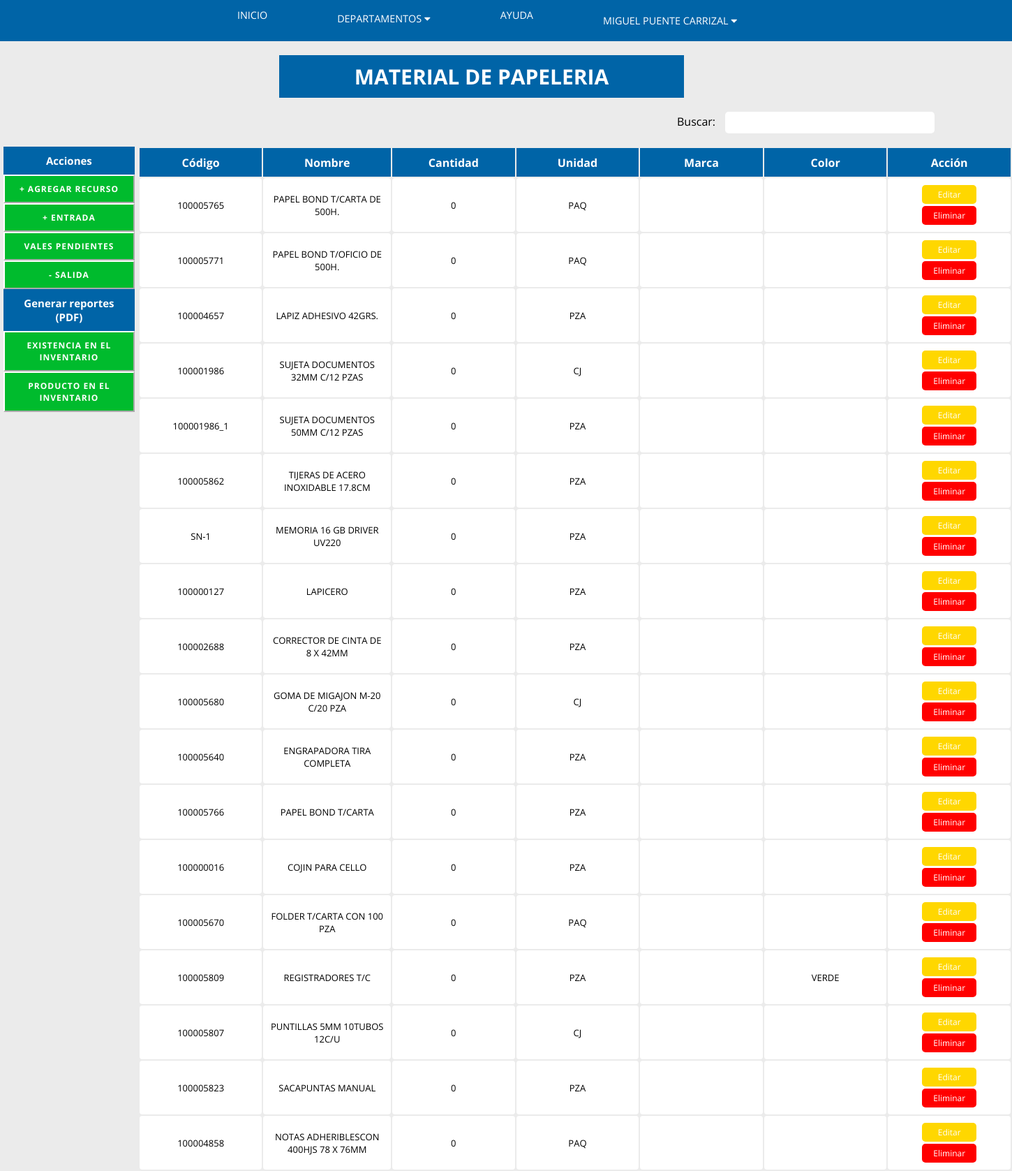
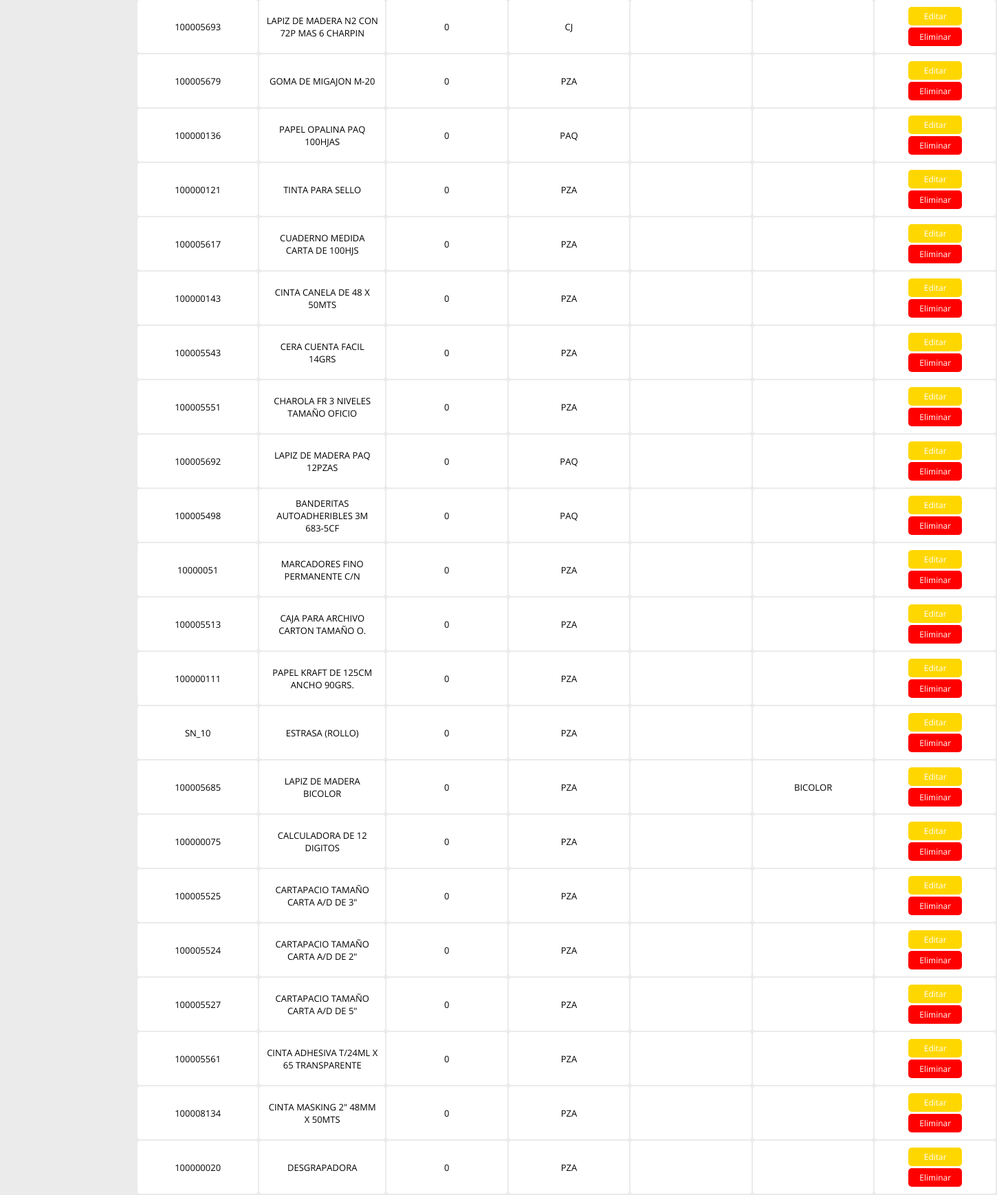
Screenshot of /papeleria/index.php (signed in, upper part) with the database file from the repository (2 pictures, top to bottom).
### tables this page shows
CREATE TABLE `papeleria` (
  `id_papeleria` int(11) NOT NULL,
  `codigo` varchar(20) NOT NULL,
  `nombre` varchar(150) NOT NULL,
  `cantidad` double NOT NULL,
  `unidad` varchar(50) DEFAULT NULL,
  `marca` varchar(50) DEFAULT NULL,
  `color` varchar(50) DEFAULT NULL
);

### papeleria/index.php (the view, shortened to what this page needs)
<!DOCTYPE html>
<html lang="en">
<head>
<link rel="stylesheet" href="ventana.css">
        <link rel="stylesheet" href="../css/style.css">
    <?php include ('../header/header.blade.php');?>
</header>
<body>
    <h1 class="titulo_federal">Material de papeleria</h1>
    <div class="input-group">
        <span class="input-group-addon">Buscar: </span>
        <input id="entradafilter" type="text" class="form-control">
    </div>
    <br>
    <div class="contenedor">
    <?php require '../acciones/menu.php';  menu_acciones('papeleria','id_papeleria');?>
        <div class="tabla">
            <table class="tabla_federal" id="myTable">
            <thead>
            <tr>
                    <th onclick="sortTable(0, 'str')" id="0">Código</th>
                    <th onclick="sortTable(3, 'str')" id="3">Nombre</th>
                    <th onclick="sortTable(4, 'int')" id="4">Cantidad</th>
                    <th onclick="sortTable(5, 'str')" id="5">Unidad</th>
                    <th onclick="sortTable(6, 'str')" id="6">Marca</th>
                    <th onclick="sortTable(7, 'str')" id="7">Color</th>
                    <?php
                    if($_SESSION['tipo']=='admin' || $_SESSION['tipo']=='root'){
                        echo  '<th>Acción</th>';
                    }
                ?>
            </tr>
            </thead>
            <tbody class="contenidobusqueda">
                <?php
                    $conexion=ConectarBD();
                    if(!$conexion){
                        print_mensaje('SQL[01] Ha ocurrido un error al\nintentar conectar con la base de datos...','index.php');
                        }
                        else{
                            $query= 'SELECT * FROM papeleria';
                            $res = mysqli_query($conexion,$query) or
                             die(print_mensaje('SQL[01] Ha ocurrido un error al\nintentar conectar con la base de datos...','index.php'));
                            if($res->num_rows>0){
                                while($fila=$res->fetch_assoc()){
                                    echo '<tr>';
                                    echo '<td>'.$fila['codigo'].' </td>';
                                    echo '<td>'.$fila['nombre'].' </td>';
                                    echo '<td>'.$fila['cantidad'].' </td>';
                                    echo '<td>'.$fila['unidad'].' </td>';
                                    echo '<td>'.$fila['marca'].' </td>';
                                    echo '<td>'.$fila['color'].' </td>';
                                    btn_accion($fila['id_papeleria'],$fila['nombre']);
                                    echo '</tr>';
                                }
                            }
                        }
                ?>
                </tbody>
            </table>
        </div>
    </div>
</body>
    <?php include ('../footer/footer.blade.php');?>
</html>

### acciones/menu.php (shortened to what this page needs)
<?php function menu_acciones($tabla,$id){ ?>
<div class="botones">
            <h3>Acciones</h3>
                <?php
                    if($tabla=='archivo'){
                        echo '<button class="Agregar_usuarios"><a class="a_usuarios" href="agregar.php">Ingreso</a></button>';
                        echo '<button class="Agregar_usuarios"><a class="a_usuarios" href="fondo.php">Fondo</a></button>';
                        echo '<button class="Agregar_usuarios"><a class="a_usuarios" href="admin.php">Administración</a></button>';
                    }
                else{
                    if($_SESSION['tipo']=='admin' || $_SESSION['tipo']=='root'){
                        echo '<button class="Agregar_usuarios"><a class="a_usuarios" href="agregar.php">+ Agregar recurso</a></button>';
                    }
                }
                ?>
            <?php
            if($tabla!="archivo"){
            if ($tabla=="proyecto_federal" || $tabla=="papeleria" || $tabla=='recurso_estado' || $tabla='limpieza'){
                ?>
                <a href="../acciones/vale_entrada.php?x=<?php echo $tabla.'&y='. $id?>"><button id="btn-abrir-popup" class="entrada_federal">+ Entrada</button></a>
                <a href="../acciones/pendiente.php?x=<?php echo $tabla.'&y='. $id?>"><button id="btn-abrir-popup" class="entrada_federal">Vales pendientes</button></a>
                <?php
            }else{
            ?>
            <button id="btn-abrir-popup" class="entrada_federal" onclick="abrir_entrada()">+ Entrada</a></button>
            <?php
                }
            ?>
            <button id="btn-salida-popup" class="salida_federal" onclick="abrir_salida()">- Salida</a></button>
                <?php }
                ?>
            <h3>Generar reportes (PDF)</h3>
            <button class="reporte_federal">
                <a target="_blank" href="/icoepris/Reporte/Inventario/index.php?x=<?php echo $tabla?>" class="hiper">Existencia en el inventario</a>
            </button>
            <button class="reporte_federal" id="btn-producto-popup" onclick="abrir_pdf()"> Producto en el Inventario</button>
        </div>
<?php }
function btn_accion($id_name,$nombre){
    if($_SESSION['tipo']=='admin' || $_SESSION['tipo']=='root'){
        echo '<td>';
        echo '<button class="editar"><a href="editar.php?x='.$id_name.'">Editar</a></button><br>
        <button onclick="eliminar('.$id_name.',\''.$nombre.'\',\'index.php\')" class="eliminar">Eliminar</button></td>';
    }
}
?>

### css/style.css (style rules this page uses)
body { background-color: rgb(235, 235, 235); width: 100%; margin: auto; font-family: 'Roboto', sans-serif; }
.tabla_federal { background-color: transparent; width: 100%; }
.input-group { margin-left: 70%; }
.form-control { width: 80%; height: 10%; border-color: black; }
h3 { width: 100%; background-color: rgb(0, 100, 167); border-color: thistle; color: #FFFFFF; font-size: 100%; padding: 1%; }
td { width: 10%; border:solid 10px transparent; border-radius: 4px; background-color: #FFFFFF; font-size: 80%; }
th { background-color: rgb(0, 100, 167); cursor: pointer; color: #FFFFFF; padding: 1%; width: 10%; }
.contenedor { display: flex; text-align: center; }
.botones { width: 15%; margin: 0px 5px; border-radius: 10px; }
.botones button { background-color: #00bb2d; }
.tabla { width: 100%; }
a { text-decoration: none; color: #000000; cursor: pointer; }
button a { color: #FFFFFF; }
.reporte_federal { background-color: #00bb2d; font-size: 80%; padding: 2%; color: #FFFFFF; width: 100%; border-color: #FFFFFF; font-weight: bold; letter-spacing: 1px; text-transform: uppercase; }
.Agregar_usuarios { background-color: #00bb2d; font-size: 80%; padding: 6%; color: #FFFFFF; border-color: #FFFFFF; width: 100%; font-weight: bold; letter-spacing: 1px; text-transform: uppercase; }
.titulo_federal { background-color: rgb(0, 100, 167); padding: 1%; color: #FFFFFF; font-size: 180%; margin: 2% 28%; text-align: center; text-transform: uppercase; width: 40%; }
.eliminar { background-color: red; font-size: 90%; border-radius: 5px; padding: 1%; color: #FFFFFF; border-color: transparent; width: 50%; }
.eliminar a, .editar a { width: 100%; }
.editar { background-color: #ffd700; font-size: 90%; border-radius: 5px; padding: 1%; border-color: transparent; margin-bottom: 3px; width: 50%; }
.entrada_federal { background-color: #00bb2d; font-size: 80%; padding: 5%; color: #FFFFFF; border-color: #FFFFFF; width: 100%; font-weight: bold; letter-spacing: 1px; text-transform: uppercase; }
.salida_federal { background-color: #00bb2d; font-size: 80%; padding: 5%; color: #FFFFFF; border-color: #FFFFFF; width: 100%; font-weight: bold; letter-spacing: 1px; text-transform: uppercase; }
input { border: 2px solid #000000; font-size: 80%; height: 12%; width: 70%; padding: 1% 3%; transition: .3s ease all; border-radius: 5px; }

### header/style.css (style rules this page uses)
* { margin: 0; padding: 0; box-sizing: border-box; font-family: 'Open Sans', sans-serif; }

### footer/style.css (style rules this page uses)
* { margin: 0; padding: 0; font-family: 'Open Sans', sans-serif; }
.contenido1_footer,h1 { font-size: 75%; }

### rows the page displays
papeleria: codigo "100005765", nombre "PAPEL BOND T/CARTA DE 500H.", cantidad "0", unidad "PAQ"
papeleria: codigo "100005771", nombre "PAPEL BOND T/OFICIO DE 500H.", cantidad "0", unidad "PAQ"
papeleria: codigo "100004657", nombre "LAPIZ ADHESIVO 42GRS.", cantidad "0", unidad "PZA"
papeleria: codigo "100001986", nombre "SUJETA DOCUMENTOS 32MM C/12 PZAS", cantidad "0", unidad "CJ"
papeleria: codigo "100001986_1", nombre "SUJETA DOCUMENTOS 50MM C/12 PZAS", cantidad "0", unidad "PZA"
papeleria: codigo "100005862", nombre "TIJERAS DE ACERO INOXIDABLE 17.8CM", cantidad "0", unidad "PZA"
papeleria: codigo "SN-1", nombre "MEMORIA 16 GB DRIVER UV220", cantidad "0", unidad "PZA"
papeleria: codigo "100000127", nombre "LAPICERO", cantidad "0", unidad "PZA"
papeleria: codigo "100002688", nombre "CORRECTOR DE CINTA DE 8 X 42MM", cantidad "0", unidad "PZA"
papeleria: codigo "100005680", nombre "GOMA DE MIGAJON M-20 C/20 PZA", cantidad "0", unidad "CJ"
papeleria: codigo "100005640", nombre "ENGRAPADORA TIRA COMPLETA", cantidad "0", unidad "PZA"
papeleria: codigo "100005766", nombre "PAPEL BOND T/CARTA", cantidad "0", unidad "PZA"
papeleria: codigo "100000016", nombre "COJIN PARA CELLO", cantidad "0", unidad "PZA"
papeleria: codigo "100005670", nombre "FOLDER T/CARTA CON 100 PZA", cantidad "0", unidad "PAQ"
papeleria: codigo "100005809", nombre "REGISTRADORES T/C", cantidad "0", unidad "PZA", color "VERDE"
papeleria: codigo "100005807", nombre "PUNTILLAS 5MM 10TUBOS 12C/U", cantidad "0", unidad "CJ"
papeleria: codigo "100005823", nombre "SACAPUNTAS MANUAL", cantidad "0", unidad "PZA"
papeleria: codigo "100004858", nombre "NOTAS ADHERIBLESCON 400HJS 78 X 76MM", cantidad "0", unidad "PAQ"
papeleria: codigo "100005693", nombre "LAPIZ DE MADERA N2 CON 72P MAS 6 CHARPIN", cantidad "0", unidad "CJ"
papeleria: codigo "100005679", nombre "GOMA DE MIGAJON M-20", cantidad "0", unidad "PZA"
papeleria: codigo "100000136", nombre "PAPEL OPALINA PAQ 100HJAS", cantidad "0", unidad "PAQ"
papeleria: codigo "100000121", nombre "TINTA PARA SELLO", cantidad "0", unidad "PZA"
papeleria: codigo "100005617", nombre "CUADERNO MEDIDA CARTA DE 100HJS", cantidad "0", unidad "PZA"
papeleria: codigo "100000143", nombre "CINTA CANELA DE 48 X 50MTS", cantidad "0", unidad "PZA"
papeleria: codigo "100005543", nombre "CERA CUENTA FACIL 14GRS", cantidad "0", unidad "PZA"
papeleria: codigo "100005551", nombre "CHAROLA FR 3 NIVELES TAMAÑO OFICIO", cantidad "0", unidad "PZA"
papeleria: codigo "100005692", nombre "LAPIZ DE MADERA PAQ 12PZAS", cantidad "0", unidad "PAQ"
papeleria: codigo "100005498", nombre "BANDERITAS AUTOADHERIBLES 3M 683-5CF", cantidad "0", unidad "PAQ"
papeleria: codigo "10000051", nombre "MARCADORES FINO PERMANENTE C/N", cantidad "0", unidad "PZA"
papeleria: codigo "100005513", nombre "CAJA PARA ARCHIVO CARTON TAMAÑO O.", cantidad "0", unidad "PZA"
papeleria: codigo "100000111", nombre "PAPEL KRAFT DE 125CM ANCHO 90GRS.", cantidad "0", unidad "PZA"
papeleria: codigo "SN_10", nombre "ESTRASA (ROLLO)", cantidad "0", unidad "PZA"
papeleria: codigo "100005685", nombre "LAPIZ DE MADERA BICOLOR", cantidad "0", unidad "PZA", color "BICOLOR"
papeleria: codigo "100000075", nombre "CALCULADORA DE 12 DIGITOS", cantidad "0", unidad "PZA"
papeleria: codigo "100005525", nombre "CARTAPACIO TAMAÑO CARTA A/D DE 3\"", cantidad "0", unidad "PZA"
papeleria: codigo "100005524", nombre "CARTAPACIO TAMAÑO CARTA A/D DE 2\"", cantidad "0", unidad "PZA"
papeleria: codigo "100005527", nombre "CARTAPACIO TAMAÑO CARTA A/D DE 5\"", cantidad "0", unidad "PZA"
papeleria: codigo "100005561", nombre "CINTA ADHESIVA T/24ML X 65 TRANSPARENTE", cantidad "0", unidad "PZA"
papeleria: codigo "100008134", nombre "CINTA MASKING 2\" 48MM X 50MTS", cantidad "0", unidad "PZA"
papeleria: codigo "100000020", nombre "DESGRAPADORA", cantidad "0", unidad "PZA"

### other values shown
$_SESSION['usuario'] "MIGUEL PUENTE CARRIZAL"
